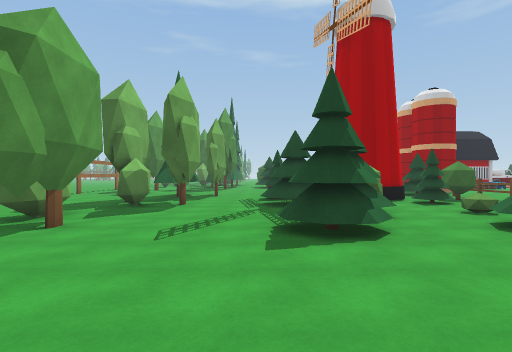
[1] (above)

24 first-person views from a walk through a 3-D level made in the Unity game engine. The camera is 1.5 m above the floor, looks level and sees 80° across. The floor is counted in squares, 2 m on a side. Each view is taken from the middle of a square. On the plan, view 1 faces up. The plan holds only what a view shows up to about 10 squares ahead; the rest is blank. The place goes on beyond the plan.

[2]
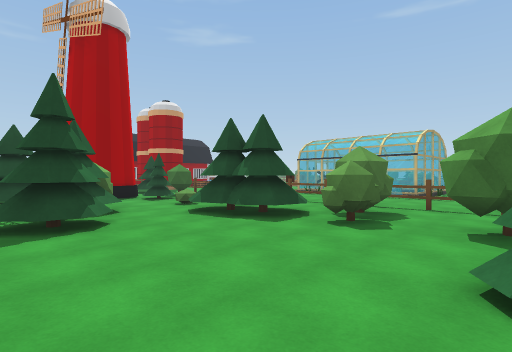

[3]
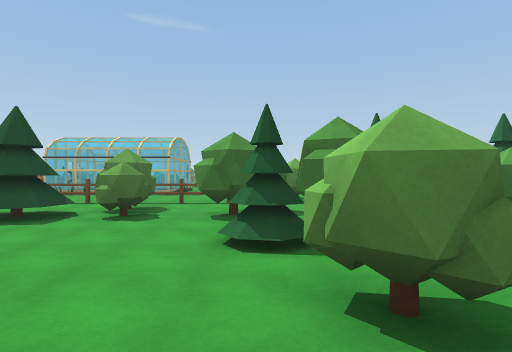

[4]
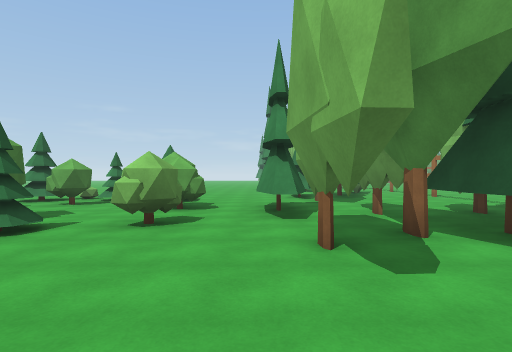

[5]
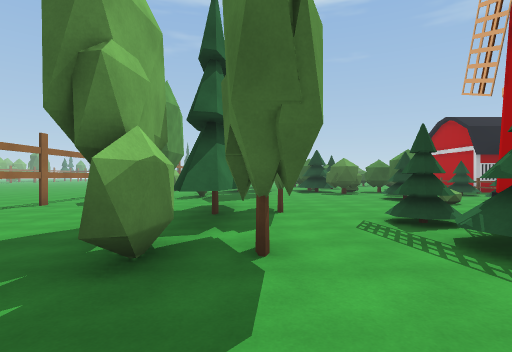

[6]
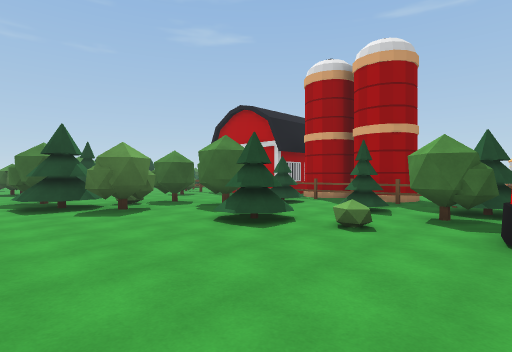

[7]
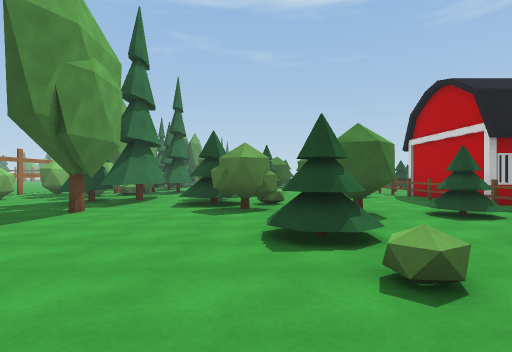

[8]
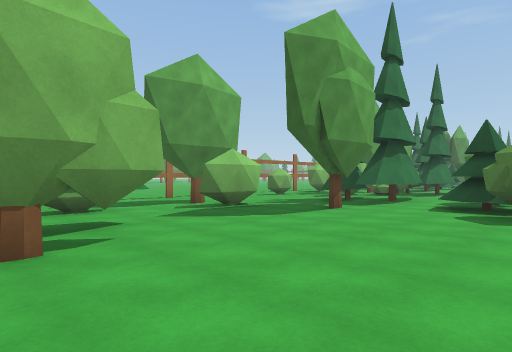

[9]
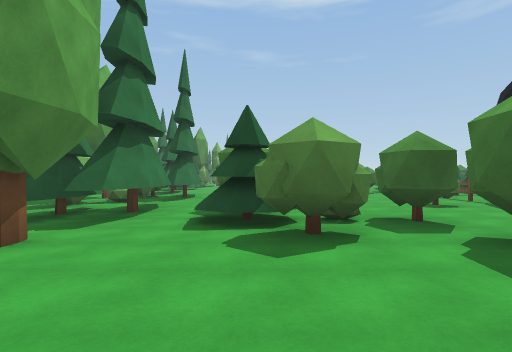

[10]
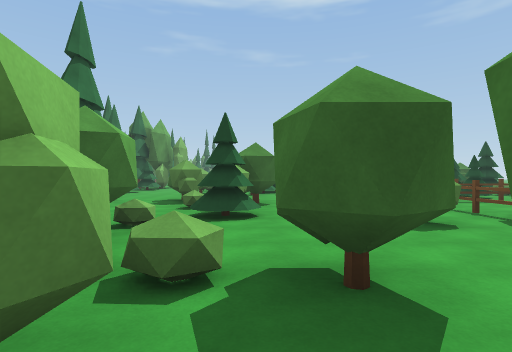

[11]
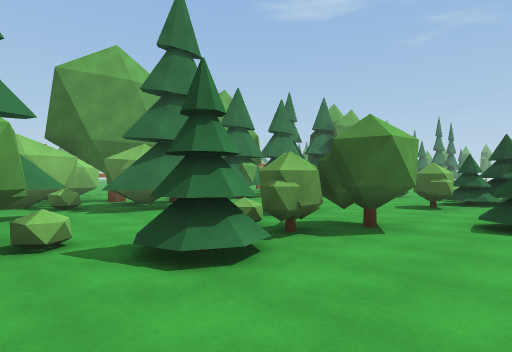

[12]
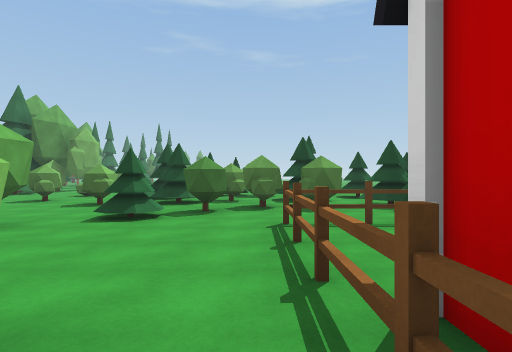

[13]
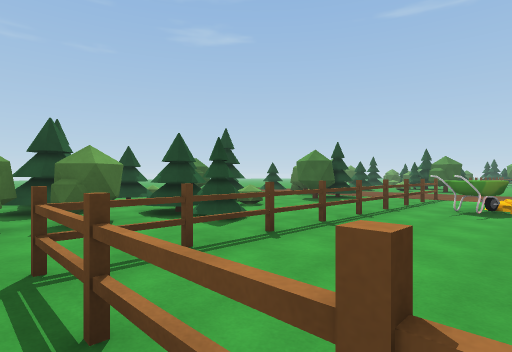

[14]
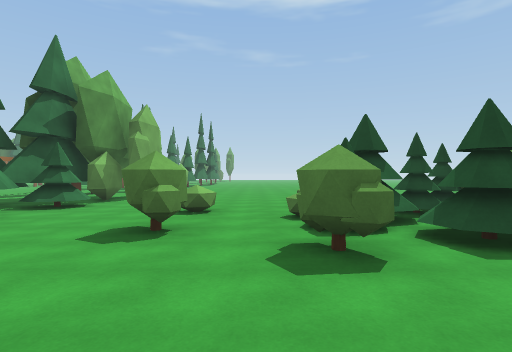

[15]
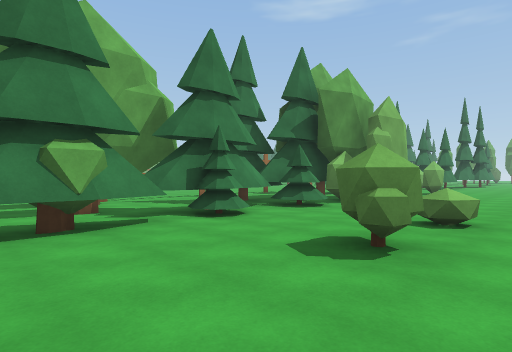

[16]
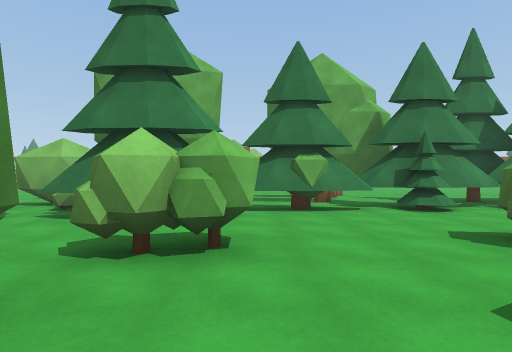

[17]
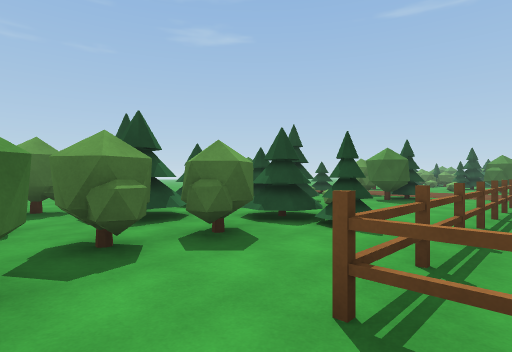

[18]
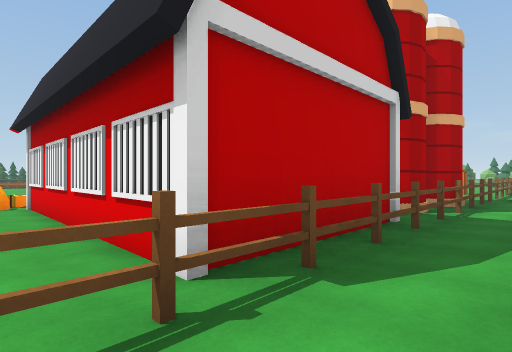

[19]
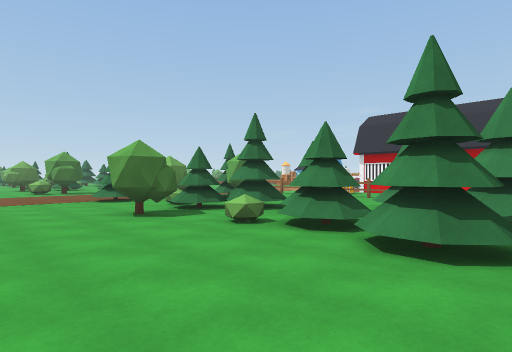

[20]
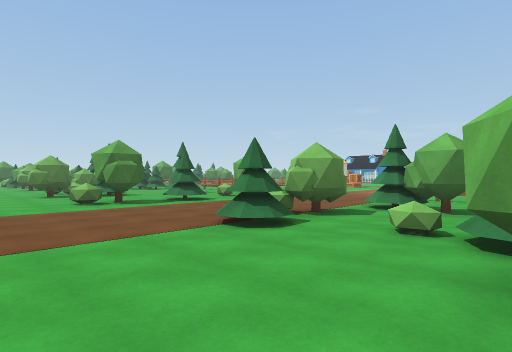

[21]
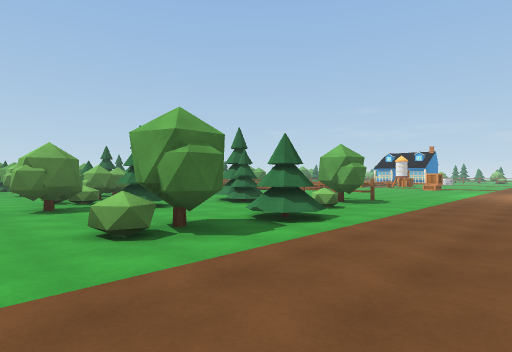

[22]
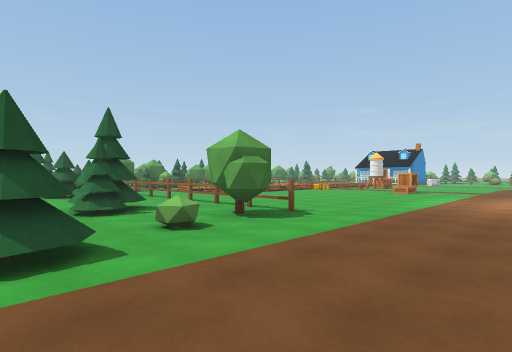

[23]
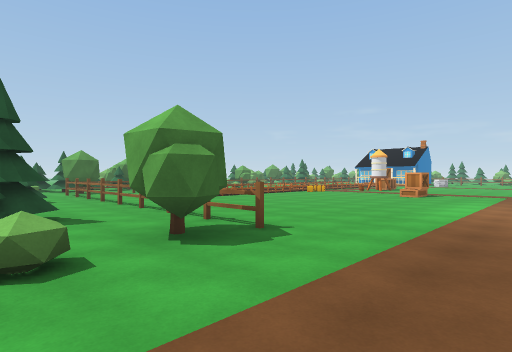

[24]
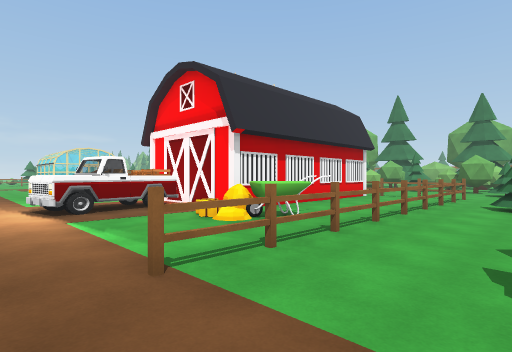

### Floor plan
Key: @ floor where view 1 was taken; # wall or solid block; x gap in a wall; . floor; = window, fence, low wall or low ledge; T thing the floor can be seen under or through; O other object.
Columns run from 4 left of view 1 to 27 right of it. Each row starts with its distance up from view 1.
 36 O##  ...    ............
 35 O#.  ...    ...................
 34 OO.. ..     ...............O...#
 33  O...O.   O .O..O.#...O....#...#
 32 OO...O.OOOO##OOO..OO.OO....#..OO
 31 OO.....OOO #OOO OOO..#O...OO..O.
 30 OO..##.OOO##OO.OOO...# ....O...
 29 .O.....#.O### OO.O..#O.....O.OO.
 28 .#........####O.....#O........OO
 27 .OO..#...O#...OO...........TT...
 26 . OO.#.#.O..#TTTTTTTTTT....TTTTT
 25 .#OO..##...#= ... O.............
 24 ##OO..O#...#=.....OO............
 23 #OO...OO....######OOO...........
 22 #=OO.O....#.#    ##.... ........
 21 #OOO##......#     #OOOO .......
 20 .OOOOO......#     #OOO. ......
 19 .OOOOOOTT...##    O.. . .....
 18 .....#T.T...#         .  ...
 17 #.#.....T.O.#            ..
 16 #...........#
 15 #......O....#
 14 .........OO.##
 13 .O.....O.#O#.
 12 . O#.....#OO.
 11 .OO....###O#
 10 .OO..O #####
  9 xO#..O  #O##
  8 .O#..OO..O
  7 .O.... x..
  6 #....OO.OO
  5 ##...O..OO.#.
  4 .#...O..OO.#.
  3  .......OO # ..
  2   ......####....
  1  ........x.#....
  0 O.#.@....#..#
 -1 O##...OO.##.
 -2 O#O.##.##...#
 -3  #OO##.#  O
 -4  #OO## . OO
 -5     .  ##.
 -6  x...OOOOOO
 -7  #....OOOOO
 -8  OO
 -9  O

Where each view was taken, in squares from view 1:
view 1: 0 up, 0 right, facing up
view 2: 1 down, 0 right, facing up-right
view 3: 1 down, 1 left, facing right
view 4: 3 up, 1 left, facing down
view 5: 5 up, 2 left, facing up
view 6: 11 up, 1 left, facing up-right
view 7: 11 up, 2 right, facing up
view 8: 11 up, 2 right, facing up-left
view 9: 14 up, 1 right, facing up
view 10: 17 up, 3 right, facing up
view 11: 21 up, 5 right, facing up-left
view 12: 21 up, 7 right, facing up
view 13: 23 up, 7 right, facing up-right
view 14: 26 up, 2 right, facing up
view 15: 27 up, 2 right, facing up-left
view 16: 27 up, 4 right, facing left
view 17: 25 up, 6 right, facing up-right
view 18: 24 up, 6 right, facing down-right
view 19: 36 up, 8 right, facing down-right
view 20: 36 up, 14 right, facing down-right
view 21: 35 up, 19 right, facing down-right
view 22: 31 up, 19 right, facing down-right
view 23: 29 up, 20 right, facing down-right
view 24: 28 up, 19 right, facing down-left
